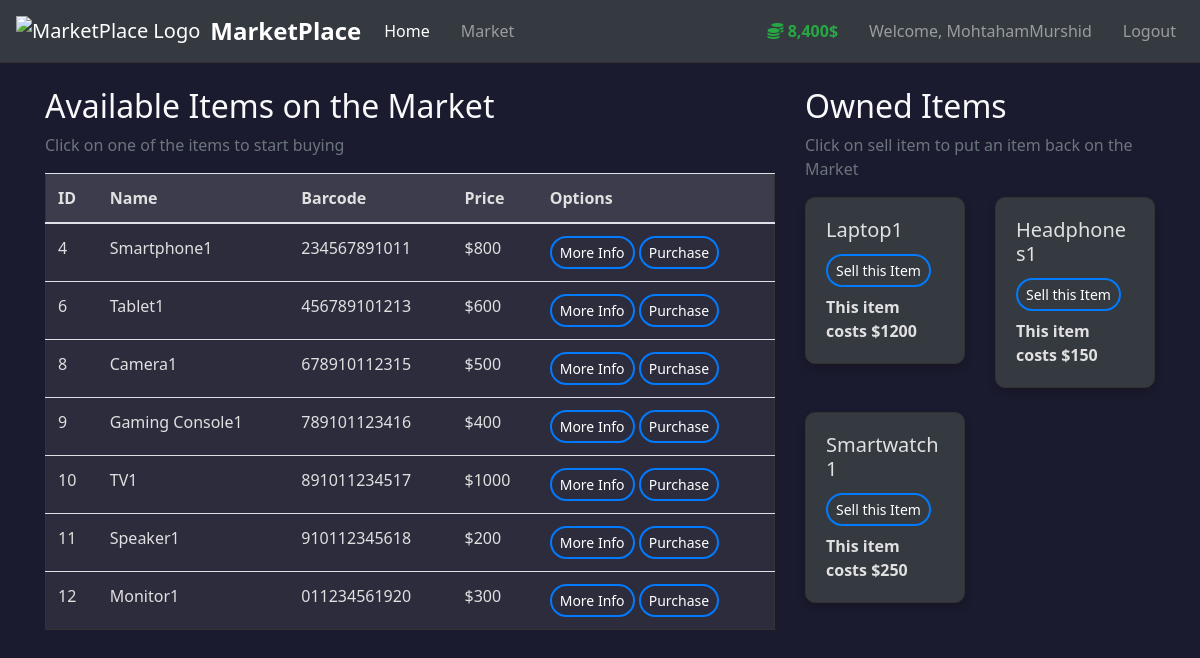
/market (signed in), run on the app's committed database.
### market/models.py (models this page shows, shortened)
class User(db.Model, UserMixin):
    id = db.Column(db.Integer(), primary_key=True)
    username = db.Column(db.String(length=30), nullable=False, unique=True)
    email_address = db.Column(db.String(length=50), nullable=False, unique=True)
    password_hash = db.Column(db.String(length=60), nullable=False)
    budget = db.Column(db.Integer(), nullable=False, default=10000)
    items = db.relationship('Item', backref='owned_user', lazy=True)
    @property
    def prettier_budget(self):
        if len(str(self.budget)) >= 4:
            return f'{str(self.budget)[:-3]},{str(self.budget)[-3:]}$'
        else:
            return f"{self.budget}$"
    @property
    def password(self):
        return self.password

class Item(db.Model):
    id = db.Column(db.Integer(), primary_key=True)
    name = db.Column(db.String(length=30), nullable=False, unique=True)
    price = db.Column(db.Integer(), nullable=False)
    barcode = db.Column(db.String(length=12), nullable=False, unique=True)
    description = db.Column(db.String(length=1024), nullable=False, unique=True)
    owner = db.Column(db.Integer(), db.ForeignKey('user.id'))

### market/routes.py (the view, shortened to what this page needs)
@app.route('/market', methods=['GET', 'POST'])
@login_required
def market_page():
    purchase_form = PurchaseItemForm()
    selling_form = SellItemForm()
    if request.method == "GET":
        items = Item.query.filter_by(owner=None)
        owned_items = Item.query.filter_by(owner=current_user.id)
        return render_template('market.html', items=items, purchase_form=purchase_form, owned_items=owned_items, selling_form=selling_form)

### market/models.py (called while the page is built)
@login_manager.user_loader
def load_user(user_id):
    return User.query.get(int(user_id))

### market/templates/market.html (shortened to what this page needs)
{% extends 'base.html' %}
{% block content %}
<div class="container mt-4">
    <div class="row">
        <div class="col-lg-8 mb-4">
            <h2 class="text-light">Available Items on the Market</h2>
            <p class="text-muted">Click on one of the items to start buying</p>
            <table class="table table-hover table-light-custom">
                <thead>
                    <tr>
                        <th scope="col">ID</th>
                        <th scope="col">Name</th>
                        <th scope="col">Barcode</th>
                        <th scope="col">Price</th>
                        <th scope="col">Options</th>
                    </tr>
                </thead>
                <tbody>
                    {% for item in items %}
                    <tr>
                        <td>{{ item.id }}</td>
                        <td>{{ item.name }}</td>
                        <td>{{ item.barcode }}</td>
                        <td>${{ item.price }}</td>
                        <td>
                            <button class="btn btn-futuristic btn-sm" data-toggle="modal" data-target="#Modal-MoreInfo-{{ item.id }}">More Info</button>
                            <button class="btn btn-futuristic btn-sm" data-toggle="modal" data-target="#Modal-PurchaseConfirm-{{ item.id }}">Purchase</button>
                        </td>
                    </tr>
                    {% endfor %}
                </tbody>
            </table>
        </div>
        <div class="col-lg-4">
            <h2 class="text-light">Owned Items</h2>
            <p class="text-muted">Click on sell item to put an item back on the Market</p>
            <div class="row">
                {% for owned_item in owned_items %}
                <div class="col-md-6 mb-4">
                    <div class="card bg-dark text-light border-light-custom">
                        <div class="card-body">
                            <h5 class="card-title">{{ owned_item.name }}</h5>
                            <button type="button" class="btn btn-futuristic btn-sm mb-2" data-toggle="modal" data-target="#Modal-SellingConfirm-{{ owned_item.id }}">
                                Sell this Item
                            </button>
                            <p class="card-text"><strong>
                            This item costs ${{ owned_item.price }}
                            </strong></p>
                        </div>
                    </div>
                </div>
                            {% endfor %}
            </div>
        </div>
    </div>
</div>
{% endblock %}

### market/templates/base.html (shortened to what this page needs)
<!doctype html>
<html lang="en">
<head>
    <link rel="stylesheet" href="https://cdn.jsdelivr.net/npm/bootstrap@4.5.3/dist/css/bootstrap.min.css">
    <link rel="stylesheet" href="https://cdnjs.cloudflare.com/ajax/libs/font-awesome/5.15.3/css/all.min.css">
</head>
<body>
<nav class="navbar navbar-expand-md navbar-dark bg-dark">
    <a class="navbar-brand" href="#">
        <img src="https://www.seekpng.com/png/full/433-4331367_batman-logo-satin-premium-emblem-logo-logo-png.png" alt="MarketPlace Logo">
        <span class="navbar-brand-title">MarketPlace</span>
    </a>
    <div class="collapse navbar-collapse" id="navbarNav">
        <ul class="navbar-nav navbar-nav-left">
            <li class="nav-item active">
                <a class="nav-link" href="{{ url_for('home_page') }}">Home <span class="sr-only">(current)</span></a>
            </li>
            <li class="nav-item">
                <a class="nav-link" href="{{ url_for('market_page') }}">Market</a>
            </li>
        </ul>
        <ul class="navbar-nav navbar-nav-right">
            {% if current_user.is_authenticated %}
            <li class="nav-item">
                <a class="nav-link text-success font-weight-bold">
                    <i class="fas fa-coins"></i> {{ current_user.prettier_budget }}
                </a>
            </li>
            <li class="nav-item">
                <a class="nav-link">Welcome, {{ current_user.username }}</a>
            </li>
            <li class="nav-item">
                <a class="nav-link" href="{{ url_for('logout_page') }}">Logout</a>
            </li>
            {% endif %}
        </ul>
    </div>
</nav>
{% block content %}
{% endblock %}
</body>
</html>

### market/templates/base.html (style rules this page uses)
body { background-color: #1b1b2f; color: #e0e0e0; font-family: 'Segoe UI', Tahoma, Geneva, Verdana, sans-serif; }
.navbar { margin-bottom: 20px; border-bottom: 1px solid #333; }
.navbar-brand { margin-right: auto; display: flex; align-items: center; }
.navbar-brand img { max-height: 40px; margin-right: 10px; }
.navbar-brand-title { font-size: 1.5rem; font-weight: bold; color: #fff; }
.navbar-nav-left, .navbar-nav-right { display: flex; align-items: center; }
.navbar-nav-left .nav-item, .navbar-nav-right .nav-item { margin-left: 15px; }
.navbar-nav-right { margin-left: auto; }
.btn-futuristic { color: #fff; border: 2px solid #007bff; border-radius: 30px; background: none; transition: all 0.3s ease; }
.table-light-custom { background-color: #2c2c3c; color: #e0e0e0; border: 1px solid #333; }
.table-light-custom thead th { background-color: #3c3c4c; }
.card { border-radius: 10px; box-shadow: 0 4px 8px rgba(0, 0, 0, 0.2); background-color: #1b1b2f; border: 1px solid #333; }
.card-body { color: #e0e0e0; }
.card-title { color: #e0e0e0; }

### market/templates/includes/items_modals.html (style rules this page uses)
.btn { border-radius: 30px; }

### data on the page
User: prettier_budget "8,400$", username "MohtahamMurshid"
Item: id "4", name "Smartphone1", barcode "234567891011", price "800"
Item: id "6", name "Tablet1", barcode "456789101213", price "600"
Item: id "8", name "Camera1", barcode "678910112315", price "500"
Item: id "9", name "Gaming Console1", barcode "789101123416", price "400"
Item: id "10", name "TV1", barcode "891011234517", price "1000"
Item: id "11", name "Speaker1", barcode "910112345618", price "200"
Item: id "12", name "Monitor1", barcode "011234561920", price "300"
Item: name "Laptop1", price "1200"
Item: name "Headphones1", price "150"
Item: name "Smartwatch1", price "250"
